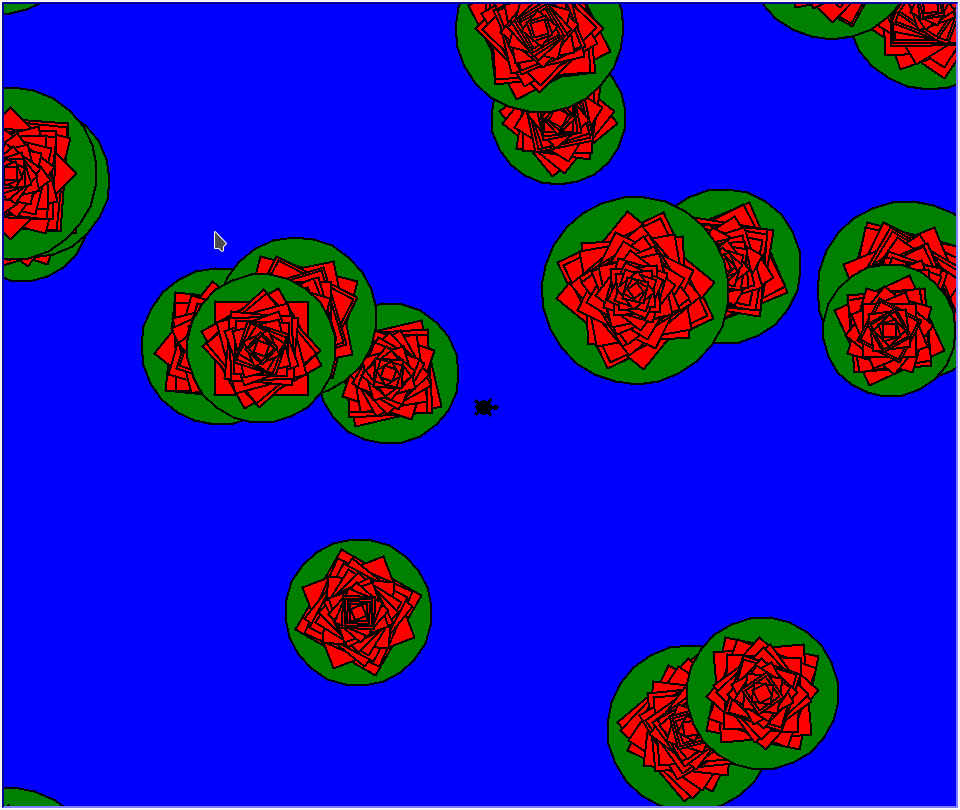

Write the Python code that produced this figure.
import random
import turtle

turtle.Screen().bgcolor("blue")

tina = turtle.Turtle(shape="turtle")
turtle.tracer(False)

def rotesQuadrat(seite):
    position = tina.position()
    tina.penup()

    tina.forward(seite / 2)
    tina.right(90)
    tina.forward(seite / 2)

    tina.fillcolor("red")
    tina.begin_fill()
    tina.pensize(2)
    tina.pendown()
    for i in range(4):
        tina.right(90)
        tina.forward(seite)
    tina.end_fill()

    tina.penup()
    tina.setposition(position)

def rosenBluete(groesse):
    seite = groesse
    while seite > 10:
        tina.right(random.randint(0, 360))
        rotesQuadrat(seite)
        seite = seite - 5

def blatt(radius):
    position = tina.position()
    tina.penup()

    tina.forward(radius)
    tina.left(90)
    tina.fillcolor("green")
    tina.pensize(2)
    tina.pendown()
    tina.begin_fill()
    tina.circle(radius)
    tina.end_fill()

    tina.penup()
    tina.setposition(position)

def seerose(groesse):
    blatt(0.8 * groesse)
    rosenBluete(groesse)

anzahl = turtle.numinput("Seerosenteich", "Wie viele Seerosen?")

for i in range(int(anzahl)):
    x = random.randint(-500, 500)
    y = random.randint(-500, 500)

    tina.penup()
    tina.goto(x, y)
    seerose(random.randint(80, 120))

turtle.Screen().exitonclick()

canvasvg.saveall("Seerosen.svg", turtle.Screen().getcanvas())
